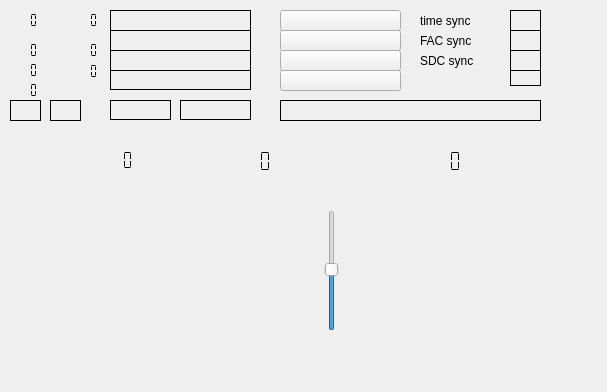
<?xml version="1.0" encoding="UTF-8"?>
<ui version="4.0">
 <class>drmdecoder</class>
 <widget class="QWidget" name="drmdecoder">
  <property name="geometry">
   <rect>
    <x>0</x>
    <y>0</y>
    <width>607</width>
    <height>392</height>
   </rect>
  </property>
  <property name="windowTitle">
   <string>drm decoder</string>
  </property>
  <widget class="QwtPlot" name="equalizerDisplay">
   <property name="geometry">
    <rect>
     <x>10</x>
     <y>220</y>
     <width>291</width>
     <height>131</height>
    </rect>
   </property>
  </widget>
  <widget class="QSlider" name="scopeSlider">
   <property name="geometry">
    <rect>
     <x>320</x>
     <y>210</y>
     <width>24</width>
     <height>121</height>
    </rect>
   </property>
   <property name="value">
    <number>50</number>
   </property>
   <property name="orientation">
    <enum>Qt::Vertical</enum>
   </property>
  </widget>
  <widget class="QwtPlot" name="iqPlotter">
   <property name="geometry">
    <rect>
     <x>360</x>
     <y>210</y>
     <width>191</width>
     <height>141</height>
    </rect>
   </property>
  </widget>
  <widget class="QLabel" name="messageLabel">
   <property name="geometry">
    <rect>
     <x>280</x>
     <y>100</y>
     <width>261</width>
     <height>21</height>
    </rect>
   </property>
   <property name="frameShape">
    <enum>QFrame::Box</enum>
   </property>
   <property name="text">
    <string/>
   </property>
  </widget>
  <widget class="QLabel" name="audioModelabel">
   <property name="geometry">
    <rect>
     <x>180</x>
     <y>100</y>
     <width>71</width>
     <height>20</height>
    </rect>
   </property>
   <property name="frameShape">
    <enum>QFrame::Box</enum>
   </property>
   <property name="text">
    <string/>
   </property>
  </widget>
  <widget class="QLabel" name="modeIndicator">
   <property name="geometry">
    <rect>
     <x>50</x>
     <y>100</y>
     <width>31</width>
     <height>21</height>
    </rect>
   </property>
   <property name="frameShape">
    <enum>QFrame::Box</enum>
   </property>
   <property name="text">
    <string/>
   </property>
  </widget>
  <widget class="QLabel" name="spectrumIndicator">
   <property name="geometry">
    <rect>
     <x>10</x>
     <y>100</y>
     <width>31</width>
     <height>21</height>
    </rect>
   </property>
   <property name="frameShape">
    <enum>QFrame::Box</enum>
   </property>
   <property name="text">
    <string/>
   </property>
  </widget>
  <widget class="QPushButton" name="channel_4">
   <property name="geometry">
    <rect>
     <x>280</x>
     <y>70</y>
     <width>121</width>
     <height>21</height>
    </rect>
   </property>
   <property name="text">
    <string/>
   </property>
  </widget>
  <widget class="QPushButton" name="channel_3">
   <property name="geometry">
    <rect>
     <x>280</x>
     <y>50</y>
     <width>121</width>
     <height>21</height>
    </rect>
   </property>
   <property name="text">
    <string/>
   </property>
  </widget>
  <widget class="QPushButton" name="channel_2">
   <property name="geometry">
    <rect>
     <x>280</x>
     <y>30</y>
     <width>121</width>
     <height>21</height>
    </rect>
   </property>
   <property name="text">
    <string/>
   </property>
  </widget>
  <widget class="QPushButton" name="channel_1">
   <property name="geometry">
    <rect>
     <x>280</x>
     <y>10</y>
     <width>121</width>
     <height>21</height>
    </rect>
   </property>
   <property name="toolTip">
    <string>&lt;html&gt;&lt;head/&gt;&lt;body&gt;&lt;p&gt;Visibility of the button suggests the availability of a DRM channel.&lt;/p&gt;&lt;/body&gt;&lt;/html&gt;</string>
   </property>
   <property name="text">
    <string/>
   </property>
  </widget>
  <widget class="QLCDNumber" name="snrDisplay">
   <property name="geometry">
    <rect>
     <x>40</x>
     <y>150</y>
     <width>141</width>
     <height>20</height>
    </rect>
   </property>
   <property name="toolTip">
    <string>&lt;html&gt;&lt;head/&gt;&lt;body&gt;&lt;p&gt;Estimate of the SNR of the DRM signal.&lt;/p&gt;&lt;/body&gt;&lt;/html&gt;</string>
   </property>
   <property name="frameShape">
    <enum>QFrame::NoFrame</enum>
   </property>
   <property name="frameShadow">
    <enum>QFrame::Plain</enum>
   </property>
   <property name="lineWidth">
    <number>0</number>
   </property>
   <property name="segmentStyle">
    <enum>QLCDNumber::Flat</enum>
   </property>
  </widget>
  <widget class="QLCDNumber" name="angleDisplay">
   <property name="geometry">
    <rect>
     <x>60</x>
     <y>60</y>
     <width>41</width>
     <height>23</height>
    </rect>
   </property>
   <property name="toolTip">
    <string>&lt;html&gt;&lt;head/&gt;&lt;body&gt;&lt;p&gt;Phase angle of the error.&lt;/p&gt;&lt;/body&gt;&lt;/html&gt;</string>
   </property>
   <property name="frameShape">
    <enum>QFrame::NoFrame</enum>
   </property>
   <property name="segmentStyle">
    <enum>QLCDNumber::Flat</enum>
   </property>
  </widget>
  <widget class="QLCDNumber" name="show_small_offset">
   <property name="geometry">
    <rect>
     <x>60</x>
     <y>40</y>
     <width>41</width>
     <height>21</height>
    </rect>
   </property>
   <property name="toolTip">
    <string>&lt;html&gt;&lt;head/&gt;&lt;body&gt;&lt;p&gt;Fine frequency offset as measured by the software (i.e. the offset to the nearest carrier).&lt;/p&gt;&lt;/body&gt;&lt;/html&gt;</string>
   </property>
   <property name="frameShape">
    <enum>QFrame::NoFrame</enum>
   </property>
   <property name="segmentStyle">
    <enum>QLCDNumber::Flat</enum>
   </property>
  </widget>
  <widget class="QLCDNumber" name="show_int_offset">
   <property name="geometry">
    <rect>
     <x>60</x>
     <y>10</y>
     <width>41</width>
     <height>21</height>
    </rect>
   </property>
   <property name="toolTip">
    <string>&lt;html&gt;&lt;head/&gt;&lt;body&gt;&lt;p&gt;&amp;quot;Coarse frequency offset as measured by the software&amp;quot;&lt;/p&gt;&lt;p&gt;&lt;br/&gt;&lt;/p&gt;&lt;/body&gt;&lt;/html&gt;</string>
   </property>
   <property name="frameShape">
    <enum>QFrame::NoFrame</enum>
   </property>
   <property name="segmentStyle">
    <enum>QLCDNumber::Flat</enum>
   </property>
  </widget>
  <widget class="QLCDNumber" name="phaseOffsetDisplay">
   <property name="geometry">
    <rect>
     <x>0</x>
     <y>80</y>
     <width>41</width>
     <height>21</height>
    </rect>
   </property>
   <property name="font">
    <font>
     <family>DejaVu Sans</family>
     <pointsize>8</pointsize>
    </font>
   </property>
   <property name="toolTip">
    <string>&lt;html&gt;&lt;head/&gt;&lt;body&gt;&lt;p&gt;PhaseOffsetDisplay shows the local offset of the frequency as caused by the mousewheeel&lt;/p&gt;&lt;/body&gt;&lt;/html&gt;</string>
   </property>
   <property name="frameShape">
    <enum>QFrame::NoFrame</enum>
   </property>
   <property name="segmentStyle">
    <enum>QLCDNumber::Flat</enum>
   </property>
  </widget>
  <widget class="QLCDNumber" name="clockOffsetDisplay">
   <property name="geometry">
    <rect>
     <x>0</x>
     <y>60</y>
     <width>41</width>
     <height>21</height>
    </rect>
   </property>
   <property name="toolTip">
    <string>&lt;html&gt;&lt;head/&gt;&lt;body&gt;&lt;p&gt;Estimate of the clock offset (measured between successive frames).&lt;/p&gt;&lt;/body&gt;&lt;/html&gt;</string>
   </property>
   <property name="frameShape">
    <enum>QFrame::NoFrame</enum>
   </property>
   <property name="segmentStyle">
    <enum>QLCDNumber::Flat</enum>
   </property>
  </widget>
  <widget class="QLCDNumber" name="timeOffsetDisplay">
   <property name="geometry">
    <rect>
     <x>0</x>
     <y>40</y>
     <width>41</width>
     <height>21</height>
    </rect>
   </property>
   <property name="toolTip">
    <string>&lt;html&gt;&lt;head/&gt;&lt;body&gt;&lt;p&gt;Time offset display, i.e. the &amp;quot;fine&amp;quot; time error.&lt;/p&gt;&lt;/body&gt;&lt;/html&gt;</string>
   </property>
   <property name="frameShape">
    <enum>QFrame::NoFrame</enum>
   </property>
   <property name="segmentStyle">
    <enum>QLCDNumber::Flat</enum>
   </property>
  </widget>
  <widget class="QLCDNumber" name="timeDelayDisplay">
   <property name="geometry">
    <rect>
     <x>0</x>
     <y>10</y>
     <width>41</width>
     <height>21</height>
    </rect>
   </property>
   <property name="toolTip">
    <string>&lt;html&gt;&lt;head/&gt;&lt;body&gt;&lt;p&gt;Time delay, i.e. a measure of the timing error.&lt;/p&gt;&lt;/body&gt;&lt;/html&gt;</string>
   </property>
   <property name="frameShape">
    <enum>QFrame::NoFrame</enum>
   </property>
   <property name="segmentStyle">
    <enum>QLCDNumber::Flat</enum>
   </property>
  </widget>
  <widget class="QLabel" name="faadSyncLabel">
   <property name="geometry">
    <rect>
     <x>510</x>
     <y>70</y>
     <width>31</width>
     <height>16</height>
    </rect>
   </property>
   <property name="toolTip">
    <string>&lt;html&gt;&lt;head/&gt;&lt;body&gt;&lt;p&gt;Faad sync label. Green means that the AAC decoder could decode audio.&lt;/p&gt;&lt;/body&gt;&lt;/html&gt;</string>
   </property>
   <property name="frameShape">
    <enum>QFrame::Box</enum>
   </property>
   <property name="text">
    <string/>
   </property>
  </widget>
  <widget class="QLabel" name="sdcSyncLabel">
   <property name="geometry">
    <rect>
     <x>510</x>
     <y>50</y>
     <width>31</width>
     <height>21</height>
    </rect>
   </property>
   <property name="toolTip">
    <string>&lt;html&gt;&lt;head/&gt;&lt;body&gt;&lt;p&gt;SDC sync label, green means SDC's could be decoded (usually 16 QAM).&lt;/p&gt;&lt;/body&gt;&lt;/html&gt;</string>
   </property>
   <property name="frameShape">
    <enum>QFrame::Box</enum>
   </property>
   <property name="text">
    <string/>
   </property>
  </widget>
  <widget class="QLabel" name="aacDataLabel">
   <property name="geometry">
    <rect>
     <x>110</x>
     <y>70</y>
     <width>141</width>
     <height>20</height>
    </rect>
   </property>
   <property name="frameShape">
    <enum>QFrame::Box</enum>
   </property>
   <property name="text">
    <string/>
   </property>
  </widget>
  <widget class="QLabel" name="label_4">
   <property name="geometry">
    <rect>
     <x>420</x>
     <y>50</y>
     <width>64</width>
     <height>21</height>
    </rect>
   </property>
   <property name="text">
    <string>SDC sync</string>
   </property>
  </widget>
  <widget class="QLabel" name="facSyncLabel">
   <property name="geometry">
    <rect>
     <x>510</x>
     <y>30</y>
     <width>31</width>
     <height>21</height>
    </rect>
   </property>
   <property name="toolTip">
    <string>&lt;html&gt;&lt;head/&gt;&lt;body&gt;&lt;p&gt;FAC sync label, Green means that FAC's could be decoded (easy, often 4QAM).&lt;/p&gt;&lt;/body&gt;&lt;/html&gt;</string>
   </property>
   <property name="frameShape">
    <enum>QFrame::Box</enum>
   </property>
   <property name="text">
    <string/>
   </property>
  </widget>
  <widget class="QLabel" name="label_3">
   <property name="geometry">
    <rect>
     <x>420</x>
     <y>30</y>
     <width>66</width>
     <height>21</height>
    </rect>
   </property>
   <property name="text">
    <string>FAC sync</string>
   </property>
  </widget>
  <widget class="QLabel" name="timeSyncLabel">
   <property name="geometry">
    <rect>
     <x>510</x>
     <y>10</y>
     <width>31</width>
     <height>21</height>
    </rect>
   </property>
   <property name="toolTip">
    <string>&lt;html&gt;&lt;head/&gt;&lt;body&gt;&lt;p&gt;Time sync label, green means time synchronization is OK.&lt;/p&gt;&lt;/body&gt;&lt;/html&gt;</string>
   </property>
   <property name="frameShape">
    <enum>QFrame::Box</enum>
   </property>
   <property name="text">
    <string/>
   </property>
  </widget>
  <widget class="QLabel" name="label_2">
   <property name="geometry">
    <rect>
     <x>420</x>
     <y>10</y>
     <width>66</width>
     <height>21</height>
    </rect>
   </property>
   <property name="text">
    <string>time sync</string>
   </property>
  </widget>
  <widget class="QLabel" name="timeLabel">
   <property name="geometry">
    <rect>
     <x>110</x>
     <y>30</y>
     <width>141</width>
     <height>21</height>
    </rect>
   </property>
   <property name="frameShape">
    <enum>QFrame::Box</enum>
   </property>
   <property name="text">
    <string/>
   </property>
  </widget>
  <widget class="QLabel" name="countryLabel">
   <property name="geometry">
    <rect>
     <x>110</x>
     <y>10</y>
     <width>141</width>
     <height>21</height>
    </rect>
   </property>
   <property name="frameShape">
    <enum>QFrame::Box</enum>
   </property>
   <property name="text">
    <string/>
   </property>
  </widget>
  <widget class="QLabel" name="programTypeLabel">
   <property name="geometry">
    <rect>
     <x>110</x>
     <y>50</y>
     <width>141</width>
     <height>21</height>
    </rect>
   </property>
   <property name="frameShape">
    <enum>QFrame::Box</enum>
   </property>
   <property name="text">
    <string/>
   </property>
  </widget>
  <widget class="QLabel" name="datacoding">
   <property name="geometry">
    <rect>
     <x>110</x>
     <y>100</y>
     <width>61</width>
     <height>20</height>
    </rect>
   </property>
   <property name="frameShape">
    <enum>QFrame::Box</enum>
   </property>
   <property name="text">
    <string/>
   </property>
  </widget>
  <widget class="QLCDNumber" name="mer_sdc">
   <property name="geometry">
    <rect>
     <x>190</x>
     <y>150</y>
     <width>111</width>
     <height>23</height>
    </rect>
   </property>
   <property name="frameShape">
    <enum>QFrame::NoFrame</enum>
   </property>
   <property name="segmentStyle">
    <enum>QLCDNumber::Flat</enum>
   </property>
  </widget>
  <widget class="QLCDNumber" name="mer_msc">
   <property name="geometry">
    <rect>
     <x>370</x>
     <y>150</y>
     <width>131</width>
     <height>23</height>
    </rect>
   </property>
   <property name="frameShape">
    <enum>QFrame::NoFrame</enum>
   </property>
   <property name="segmentStyle">
    <enum>QLCDNumber::Flat</enum>
   </property>
  </widget>
 </widget>
 <customwidgets>
  <customwidget>
   <class>QwtPlot</class>
   <extends>QFrame</extends>
   <header>qwt_plot.h</header>
  </customwidget>
 </customwidgets>
 <resources/>
 <connections/>
</ui>
